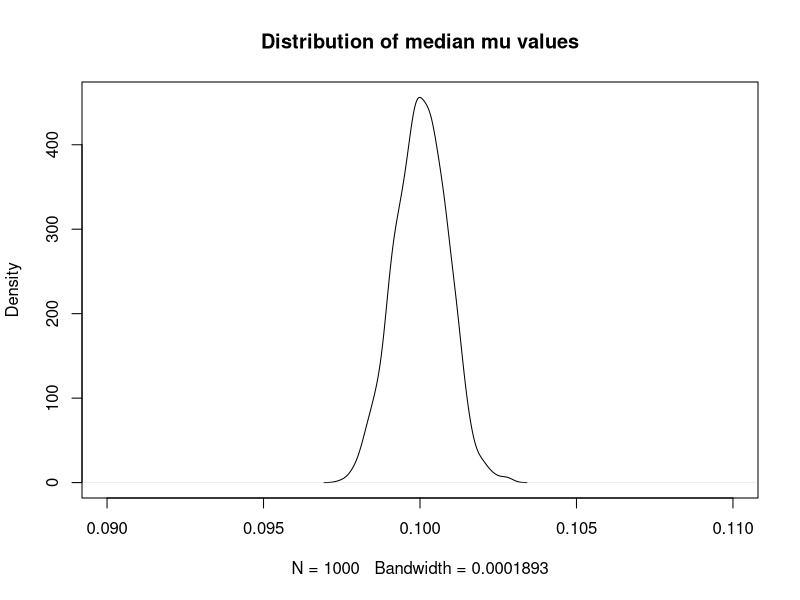
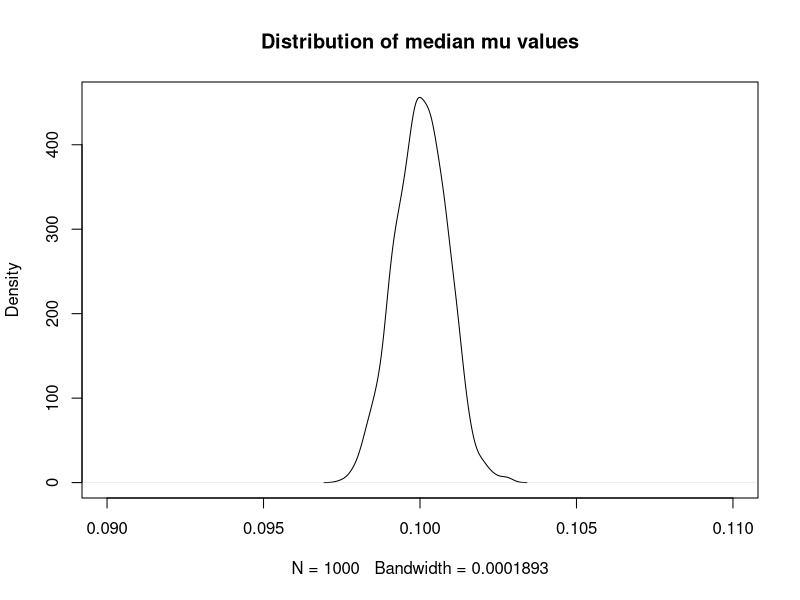

These figures' R source, in order:
#set working directory
setwd("~/Documents/Work/Summer_2021/Speed Climbing/SpeedClimbingABM/other/submissions/proc_b/revision_3")

#set random seed
set.seed(123)

#logit functions
logit <- function(p){return(log(p/(1-p)))}
inv_logit <- function(l){return(exp(l)/(1+exp(l)))}

#setup
n <- 1000 #pop size per simulation
k <- 1000 #number of simulations
x <- rnorm(n, 0, 1) #standardized covariate
mu <- 0.1 #parameter in the model
betas <- rnorm(k, 0, 1) #distribution of effects sampled from priors

#simulate
#for each of the k beta values, get the median value of mu across all n agents
median_mus <- sapply(1:k, function(y){
  mu_inds <- sapply(1:n, function(z){
    inv_logit(logit(mu) + betas[y]*x[z])
  })
  median(mu_inds)
})

#plot density of median mu values
plot(density(median_mus), main = "Distribution of median mu values", xlim = c(0.09, 0.11))

#save as png
png("toy_model.png", width = 5, height = 4, units = "in", res = 300)
plot(density(median_mus), main = "Distribution of median mu values", xlim = c(0.09, 0.11))
dev.off()
